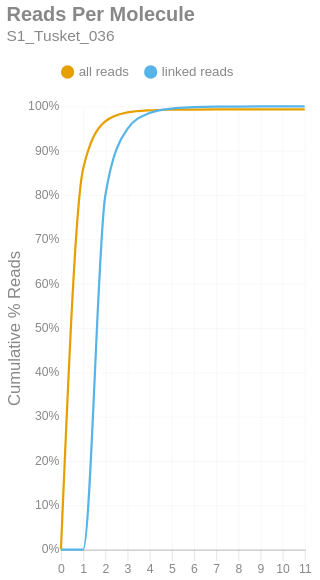

The notebook cell saved with this chart:
### Markdown cell above
### Reads per Molecule
This chart shows the cumulative distribution of the number of reads per linked molecule. That is, how many alignments are associated with a unique molecule. This excludes the number of reads associated with invalid or absent linked-read barcodes. The `linked` histogram is the percentages recalculated when disregarding singletons.

### Code cell
if SKIPLR:
    print_html(f"Skipped")
else:
    counts = np.bincount(valids['reads'].cast(pl.Int64).to_numpy())
    weighted = counts * np.arange(len(counts))
    all_perc = weighted / n_reads
    linked_perc = weighted / n_linked_reads
    linked_perc[1] = 0
    binned_df = pl.DataFrame({
        'readsper': list(range(len(counts))),
        'all reads (cumsum)': np.cumsum(all_perc).tolist(),
        'linked reads (cumsum)': np.cumsum(linked_perc).tolist(),
    })

    with SafeRender(binned_df):
        (
            density_plot(binned_df, 'Reads Per Molecule', samplename, 'readspmol')
            .encode(
                x=alt.X('readsper:O', title=None).axis(labelAngle=0).scale(padding=0),
                y=alt.Y('value:Q', title='Cumulative % Reads').axis(format='%').stack(False),
                color=alt.Color("key:N").scale(domain=["all reads", "linked reads"]),
                tooltip=[
                    alt.Tooltip("key:N", title="Data Type"),
                    alt.Tooltip("readsper:O", title="Reads Per Molecule"),
                    alt.Tooltip("value:Q", format=".2%", title="% Reads (Cum.)")
                ]            
            )
        ).display()

### Figure 1 — Vega-Lite specification as saved in the notebook (floating-point values rounded to 4 significant figures)
{"width": "container", "height": 400, "config": {"title": {"anchor": "start", "dy": -15, "fontSize": 18, "color": "#888888", "subtitleColor": "#888888", "subtitleFontSize": 14}, "arc": {"fill": "#0072B2"}, "axis": {"domainColor": "#888888", "domainWidth": 0.5, "gridWidth": 0.2, "grid": false, "titleFontWeight": 400, "titleFontSize": 15, "labelFontSize": 11, "labelColor": "#888888", "tickColor": "#888888", "tickWidth": 0.2, "titleColor": "#888888"}, "axisBand": {"grid": false}, "axisX": {"grid": true, "tickSize": 10, "domainCap": "round"}, "axisY": {"domain": false, "grid": true, "tickSize": 0, "domainCap": "round"}, "background": "transparent", "header": {"labelFontSize": 15, "labelColor": "#888888", "titleFontSize": 15, "titleFontWeight": 600, "titleColor": "#888888"}, "legend": {"labelFont": "sans-serif", "labelFontSize": 12, "labelColor": "#888888", "symbolSize": 100, "symbolType": "circle", "titleFontSize": 12, "titlePadding": 10, "titleColor": "#888888", "title": null, "orient": "top"}, "range": {"category": ["#E69F00", "#56B4E9", "#009E73", "#F0E442", "#0072B2", "#D55E00", "#CC79A7", "#000000"], "diverging": ["#cfe8f3", "#a2d4ec", "#73bfe2", "#46abdb", "#1696d2", "#12719e"]}, "area": {"fill": "#0072B2", "fillOpacity": 0.7, "line": true, "strokeOpacity": 0.7}, "line": {"color": "#0072B2", "stroke": "#0072B2", "strokeWidth": 2}, "trail": {"color": "#0072B2", "stroke": "#0072B2", "strokeWidth": 0, "size": 1}, "point": {"filled": true, "fillOpacity": 1.0, "size": 95}, "text": {"color": "#888888", "fontSize": 11, "align": "right", "fontWeight": 400, "size": 11}, "bar": {"fill": "#0072B2", "stroke": null}, "view": {"stroke": null, "continuousWidth": 660, "continuousHeight": 400}}, "data": {"name": "data-f593e0e4410bfedf0edcbbc03c21ef25"}, "mark": {"type": "line", "interpolate": "monotone", "point": {"opacity": 0, "size": 275}}, "encoding": {"color": {"field": "key", "scale": {"domain": ["all reads", "linked reads"]}, "type": "nominal"}, "tooltip": [{"field": "key", "title": "Data Type", "type": "nominal"}, {"field": "readsper", "title": "Reads Per Molecule", "type": "ordinal"}, {"field": "value", "format": ".2%", "title": "% Reads (Cum.)", "type": "quantitative"}], "x": {"axis": {"labelAngle": 0}, "field": "readsper", "scale": {"padding": 0}, "title": null, "type": "ordinal"}, "y": {"axis": {"format": "%"}, "field": "value", "stack": false, "title": "Cumulative % Reads", "type": "quantitative"}}, "params": [{"name": "param_c36ac31b6afebe62", "select": {"type": "point", "fields": ["key"]}, "bind": "legend"}], "title": {"text": "Reads Per Molecule", "subtitle": "S1_Tusket_036"}, "transform": [{"fold": ["all reads (cumsum)", "linked reads (cumsum)"]}, {"calculate": "replace(datum.key, ' (cumsum)', '')", "as": "key"}, {"filter": {"param": "param_c36ac31b6afebe62"}}], "usermeta": {"embedOptions": {"downloadFileName": "S1_Tusket_036.readspmol"}}, "$schema": "https://vega.github.io/schema/vega-lite/v6.1.0.json", "datasets": {"data-f593e0e4410bfedf0edcbbc03c21ef25": [{"readsper": 0, "all reads (cumsum)": 0.0, "linked reads (cumsum)": 0.0}, {"readsper": 1, "all reads (cumsum)": 0.8586, "linked reads (cumsum)": 0.0}, {"readsper": 2, "all reads (cumsum)": 0.966, "linked reads (cumsum)": 0.798}, {"readsper": 3, "all reads (cumsum)": 0.9863, "linked reads (cumsum)": 0.9492}, {"readsper": 4, "all reads (cumsum)": 0.9911, "linked reads (cumsum)": 0.9849}, {"readsper": 5, "all reads (cumsum)": 0.9925, "linked reads (cumsum)": 0.995}, {"readsper": 6, "all reads (cumsum)": 0.9929, "linked reads (cumsum)": 0.9981}, {"readsper": 7, "all reads (cumsum)": 0.9931, "linked reads (cumsum)": 0.9994}, {"readsper": 8, "all reads (cumsum)": 0.9931, "linked reads (cumsum)": 0.9996}, {"readsper": 9, "all reads (cumsum)": 0.9931, "linked reads (cumsum)": 0.9998}, {"readsper": 10, "all reads (cumsum)": 0.9931, "linked reads (cumsum)": 1.0}, {"readsper": 11, "all reads (cumsum)": 0.9932, "linked reads (cumsum)": 1.0}]}}
